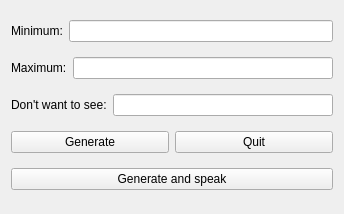
<?xml version="1.0" encoding="UTF-8"?>
<ui version="4.0">
 <class>Widget</class>
 <widget class="QWidget" name="Widget">
  <property name="geometry">
   <rect>
    <x>0</x>
    <y>0</y>
    <width>344</width>
    <height>214</height>
   </rect>
  </property>
  <property name="windowTitle">
   <string>Widget</string>
  </property>
  <layout class="QVBoxLayout" name="verticalLayout">
   <item>
    <layout class="QHBoxLayout" name="horizontalLayout">
     <item>
      <widget class="QLabel" name="minl">
       <property name="text">
        <string>Minimum:</string>
       </property>
      </widget>
     </item>
     <item>
      <widget class="QLineEdit" name="mine"/>
     </item>
    </layout>
   </item>
   <item>
    <layout class="QHBoxLayout" name="horizontalLayout_2">
     <item>
      <widget class="QLabel" name="maxl">
       <property name="text">
        <string>Maximum:</string>
       </property>
      </widget>
     </item>
     <item>
      <widget class="QLineEdit" name="maxe"/>
     </item>
    </layout>
   </item>
   <item>
    <layout class="QHBoxLayout" name="horizontalLayout_4">
     <item>
      <widget class="QLabel" name="label">
       <property name="text">
        <string>Don't want to see:</string>
       </property>
      </widget>
     </item>
     <item>
      <widget class="QLineEdit" name="noe"/>
     </item>
    </layout>
   </item>
   <item>
    <layout class="QHBoxLayout" name="horizontalLayout_3">
     <item>
      <widget class="QPushButton" name="genb">
       <property name="text">
        <string>Generate</string>
       </property>
      </widget>
     </item>
     <item>
      <widget class="QPushButton" name="quib">
       <property name="text">
        <string>Quit</string>
       </property>
      </widget>
     </item>
    </layout>
   </item>
   <item>
    <layout class="QHBoxLayout" name="horizontalLayout_5">
     <item>
      <widget class="QPushButton" name="gas">
       <property name="text">
        <string>Generate and speak</string>
       </property>
      </widget>
     </item>
    </layout>
   </item>
  </layout>
 </widget>
 <layoutdefault spacing="6" margin="11"/>
 <resources/>
 <connections/>
</ui>
